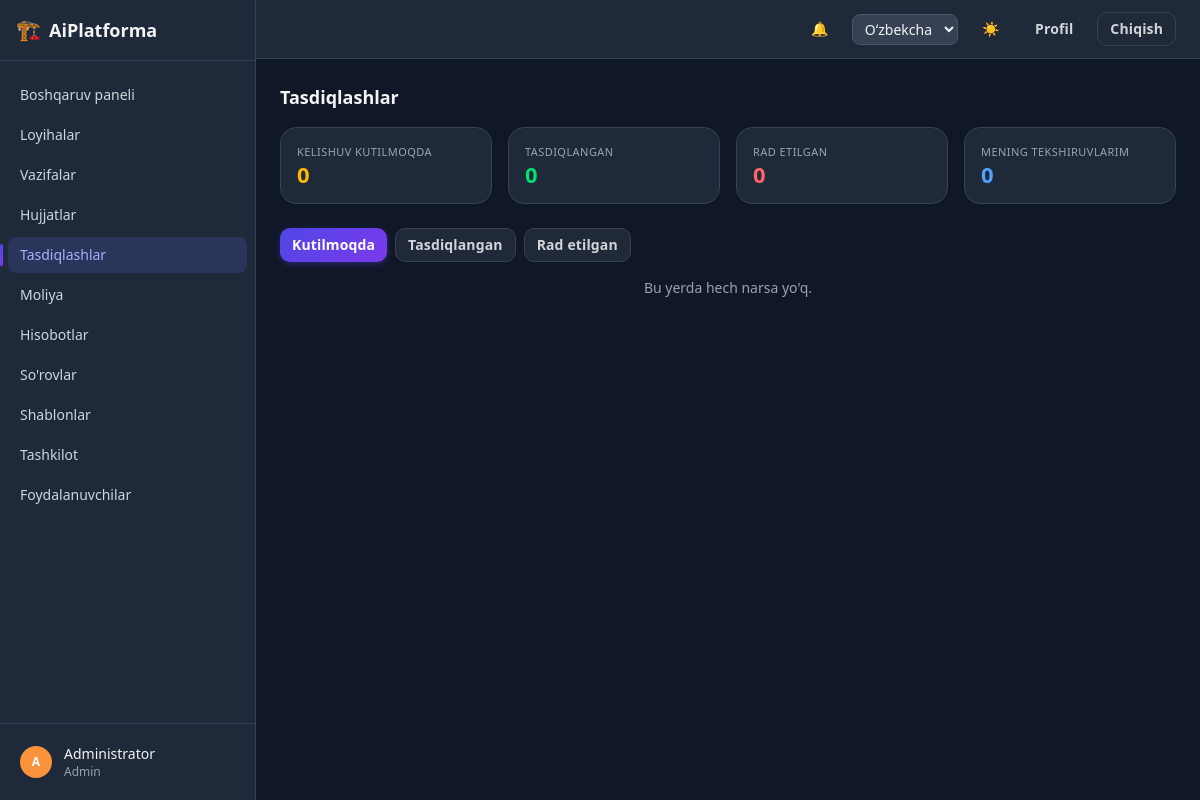
The app's page /documents/approvals/ (signed in), older data.
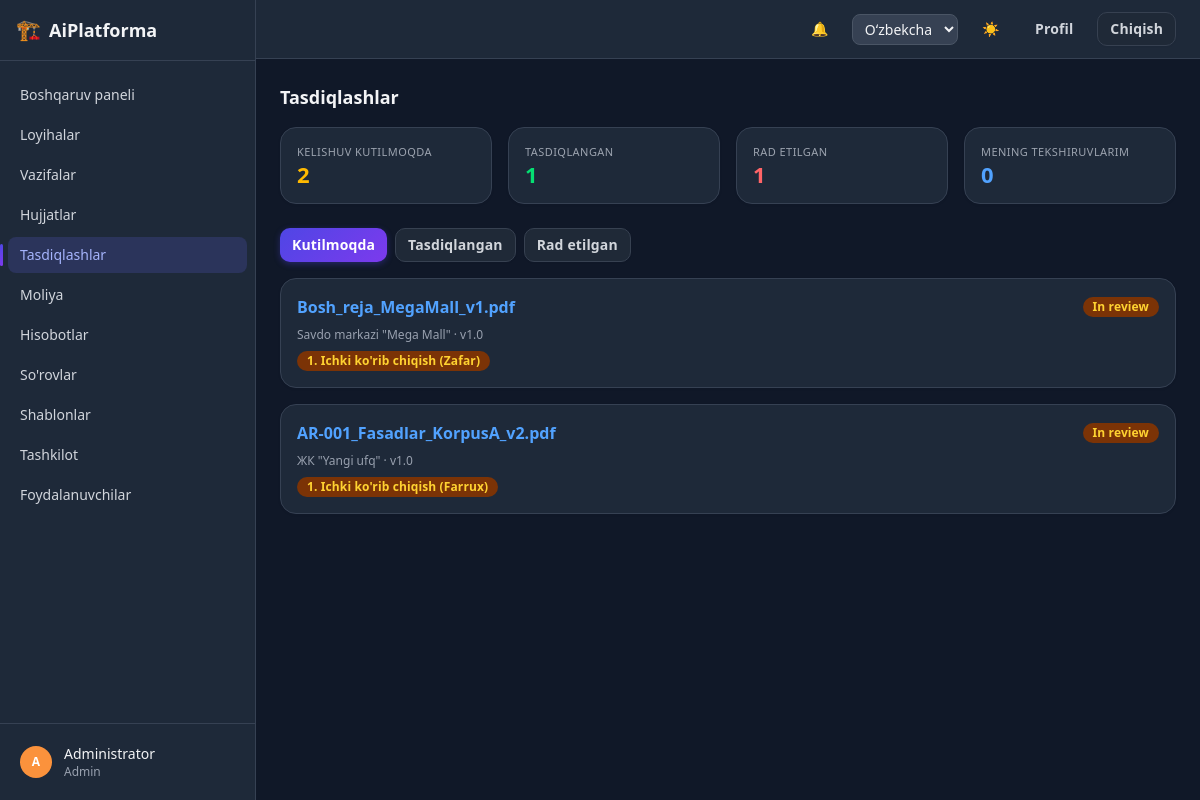
The same page, newer data.
### apps/documents/models.py (models this page shows, shortened)
class Document(models.Model):
    id = models.UUIDField(primary_key=True, default=uuid.uuid4, editable=False)
    name = models.CharField(max_length=255)
    doc_type = models.CharField(max_length=50, blank=True, null=True)
    project = models.ForeignKey("projects.Project", on_delete=models.CASCADE, related_name="documents")
    section = models.ForeignKey(
        "projects.Section", on_delete=models.SET_NULL, null=True, blank=True, related_name="documents"
    )
    uploaded_by = models.ForeignKey(
        settings.AUTH_USER_MODEL, on_delete=models.PROTECT, related_name="uploaded_documents"
    )
    version = models.CharField(max_length=20, default="1.0")
    status = models.CharField(max_length=20, choices=DocumentStatus.choices, default=DocumentStatus.DRAFT)
    file = models.FileField(upload_to="documents/%Y/%m/", blank=True, null=True)
    file_size = models.PositiveIntegerField(default=0)
    mime_type = models.CharField(max_length=100, blank=True, null=True)
    deadline = models.DateField(blank=True, null=True)
    created_at = models.DateTimeField(auto_now_add=True)
    updated_at = models.DateTimeField(auto_now=True)
    class Meta:
        ordering = ["-created_at"]

class ApprovalStage(models.Model):
    id = models.UUIDField(primary_key=True, default=uuid.uuid4, editable=False)
    document = models.ForeignKey(Document, on_delete=models.CASCADE, related_name="approval_stages")
    stage_order = models.PositiveIntegerField()
    stage_name = models.CharField(max_length=100)
    reviewer = models.ForeignKey(
        settings.AUTH_USER_MODEL, on_delete=models.PROTECT, related_name="approval_stages"
    )
    status = models.CharField(max_length=20, choices=ApprovalStatus.choices, default=ApprovalStatus.PENDING)
    comment = models.CharField(max_length=1000, blank=True, null=True)
    reviewed_at = models.DateTimeField(blank=True, null=True)
    created_at = models.DateTimeField(auto_now_add=True)
    class Meta:
        ordering = ["stage_order"]

### apps/projects/models.py (models this page shows, shortened)
class Project(models.Model):
    class Stage(models.TextChoices):
        CONCEPT = "concept", _("Concept")
        PRELIMINARY = "preliminary", _("Preliminary design")
        WORKING_DOCS = "working_docs", _("Working documentation")
        EXPERTISE = "expertise", _("Expertise")
        CONSTRUCTION = "construction", _("Construction")
    class Status(models.TextChoices):
        ACTIVE = "active", _("Active")
        ON_HOLD = "on_hold", _("On hold")
        COMPLETED = "completed", _("Completed")
        CANCELLED = "cancelled", _("Cancelled")
    id = models.UUIDField(primary_key=True, default=uuid.uuid4, editable=False)
    name = models.CharField(max_length=255)
    description = models.CharField(max_length=2000, blank=True, null=True)
    client_name = models.CharField(max_length=255, blank=True, null=True)
    client_contact = models.CharField(max_length=255, blank=True, null=True)
    address = models.CharField(max_length=500, blank=True, null=True)
    stage = models.CharField(max_length=20, choices=Stage.choices, default=Stage.CONCEPT)
    status = models.CharField(max_length=20, choices=Status.choices, default=Status.ACTIVE)
    start_date = models.DateField(blank=True, null=True)
    deadline = models.DateField(blank=True, null=True)
    budget = models.FloatField(default=0)
    paid_amount = models.FloatField(default=0)
    created_by = models.ForeignKey(
        settings.AUTH_USER_MODEL, on_delete=models.PROTECT, related_name="created_projects"
    )
    created_at = models.DateTimeField(auto_now_add=True)
    updated_at = models.DateTimeField(auto_now=True)
    class Meta:
        ordering = ["-created_at"]

### apps/accounts/models.py (models this page shows, shortened)
class User(AbstractBaseUser, PermissionsMixin):
    class Role(models.TextChoices):
        ADMIN = "admin", _("Admin")
        MANAGER = "manager", _("Manager")
        GIP = "gip", _("GIP")
        GIP_ASSISTANT = "gip_assistant", _("GIP assistant")
        DESIGNER = "designer", _("Designer")
        REVIEWER = "reviewer", _("Reviewer")
        CLIENT = "client", _("Client")
    id = models.UUIDField(primary_key=True, default=uuid.uuid4, editable=False)
    email = models.EmailField(unique=True)
    full_name = models.CharField(max_length=255)
    role = models.CharField(max_length=20, choices=Role.choices, default=Role.DESIGNER)
    department = models.CharField(max_length=255, blank=True, null=True)
    phone = models.CharField(max_length=50, blank=True, null=True)
    avatar = models.ImageField(upload_to="avatars/", blank=True, null=True)
    telegram_chat_id = models.CharField(max_length=64, blank=True, null=True)
    is_active = models.BooleanField(default=True)
    is_staff = models.BooleanField(default=False)
    is_verified = models.BooleanField(default=False)
    totp_secret = models.CharField(max_length=64, blank=True, null=True)
    two_factor_enabled = models.BooleanField(default=False)
    created_at = models.DateTimeField(auto_now_add=True)
    updated_at = models.DateTimeField(auto_now=True)
    objects = UserManager()
    USERNAME_FIELD = "email"
    REQUIRED_FIELDS = ["full_name"]
    class Meta:
        ordering = ["full_name"]
    def get_short_name(self):
        return self.full_name.split()[0] if self.full_name else self.email

### apps/documents/views.py (the view)
# urls.py: path("approvals/", views.approvals_list, name="approvals"),
@login_required
def approvals_list(request):
    tab = request.GET.get("tab", "pending")
    base = _visible_documents(request.user)
    if tab == "approved":
        documents = base.filter(status=DocumentStatus.APPROVED)
    elif tab == "rejected":
        documents = base.filter(status=DocumentStatus.REJECTED)
    else:
        documents = base.filter(status=DocumentStatus.REVIEW)
    stat_cards = [
        {"label": _("Awaiting approval"), "value": base.filter(status=DocumentStatus.REVIEW).count(),
         "color": "text-amber-600 dark:text-amber-400"},
        {"label": _("Approved"), "value": base.filter(status=DocumentStatus.APPROVED).count(),
         "color": "text-green-600 dark:text-green-400"},
        {"label": _("Rejected"), "value": base.filter(status=DocumentStatus.REJECTED).count(),
         "color": "text-red-600 dark:text-red-400"},
        {"label": _("My pending reviews"), "value": ApprovalStage.objects.filter(
            reviewer=request.user, status=ApprovalStatus.PENDING,
            document__in=base).count(),
         "color": "text-blue-600 dark:text-blue-400"},
    ]
    return render(request, "documents/approvals_list.html", {
        "documents": documents.prefetch_related("approval_stages__reviewer"),
        "tab": tab,
        "stat_cards": stat_cards,
    })

### apps/core/context_processors.py (called while the page is built)
def dark_mode(request):
    return {"dark_mode": getattr(request, "dark_mode", True)}

### apps/core/templatetags/core_extras.py (called while the page is built)
@register.filter
def initials(name):
    if not name:
        return "?"
    parts = str(name).split()
    letters = "".join(p[0] for p in parts[:2] if p)
    return letters.upper() or "?"

@register.filter
def avatar_color(name):
    if not name:
        return _AVATAR_PALETTE[0]
    total = sum(ord(ch) for ch in str(name))
    return _AVATAR_PALETTE[total % len(_AVATAR_PALETTE)]

### apps/documents/templatetags/document_extras.py (called while the page is built)
@register.filter
def document_status_badge(status):
    return _BADGE_CLASSES[_STATUS_VARIANT.get(status, "default")]

@register.filter
def approval_status_badge(status):
    return _BADGE_CLASSES[_APPROVAL_VARIANT.get(status, "default")]

### apps/documents/views.py (called while the page is built)
def _visible_documents(user):
    return Document.objects.filter(project__in=visible_projects_for(user)).select_related("project", "uploaded_by")

### apps/projects/permissions.py (called while the page is built)
def visible_projects_for(user):
    from .models import Project
    if user.is_superuser or user.role in (User.Role.ADMIN, User.Role.MANAGER):
        return Project.objects.all()
    return Project.objects.filter(
        Q(members__user=user)
        & (Q(members__expires_at__isnull=True) | Q(members__expires_at__gt=timezone.now()))
    ).distinct()

### templates/documents/approvals_list.html (shortened to what this page needs)
{% extends "base.html" %}
{% load i18n core_extras document_extras %}
{% block page_title %}{% trans "Approvals" %}{% endblock %}
{% block content %}
{% include "partials/stat_cards.html" %}
<div class="mb-4 flex gap-2">
  <a href="?tab=pending" class="btn btn-sm {% if tab == 'pending' %}btn-primary{% else %}btn-secondary{% endif %}">{% trans "Pending" %}</a>
  <a href="?tab=approved" class="btn btn-sm {% if tab == 'approved' %}btn-primary{% else %}btn-secondary{% endif %}">{% trans "Approved" %}</a>
  <a href="?tab=rejected" class="btn btn-sm {% if tab == 'rejected' %}btn-primary{% else %}btn-secondary{% endif %}">{% trans "Rejected" %}</a>
</div>
<div class="space-y-4">
  {% for document in documents %}
    <div class="card p-4">
      <div class="mb-2 flex items-center justify-between">
        <a href="{% url 'documents:detail' document.pk %}" class="font-semibold text-blue-600 hover:underline dark:text-blue-400">{{ document.name }}</a>
        <span class="{{ document.status|document_status_badge }}">{{ document.get_status_display }}</span>
      </div>
      <p class="mb-2 text-xs text-gray-500 dark:text-gray-400">{{ document.project.name }} · v{{ document.version }}</p>
      <div class="flex flex-wrap gap-2 text-xs">
        {% for stage in document.approval_stages.all %}
          <span class="{{ stage.status|approval_status_badge }}">
            {{ stage.stage_order }}. {{ stage.stage_name }} ({{ stage.reviewer.get_short_name }})
          </span>
        {% endfor %}
      </div>
    </div>
  {% empty %}
    <p class="text-center text-sm text-gray-500 dark:text-gray-400">{% trans "Nothing here." %}</p>
  {% endfor %}
</div>
{% endblock %}

Row changes from the older to the newer data that the page shows:
added Document: name "Bosh_reja_MegaMall_v1.pdf", status "In review", project.name "Savdo markazi \"Mega Mall\"", version "1.0"
added ApprovalStage: stage_order "1", stage_name "Ichki ko'rib chiqish", reviewer.get_short_name "Zafar", shown under "Bosh_reja_MegaMall_v1.pdf"
added Document: name "AR-001_Fasadlar_KorpusA_v2.pdf", status "In review", project.name "ЖК \"Yangi ufq\"", version "1.0"
added ApprovalStage: stage_order "1", stage_name "Ichki ko'rib chiqish", reviewer.get_short_name "Farrux", shown under "AR-001_Fasadlar_KorpusA_v2.pdf"
Text that changed along with them:
new list line: "KELISHUV KUTILMOQDA 2"
new list line: "TASDIQLANGAN 1"
new list line: "RAD ETILGAN 1"
list line gone: "KELISHUV KUTILMOQDA 0"
list line gone: "TASDIQLANGAN 0"
list line gone: "RAD ETILGAN 0"
text no longer shown: "Bu yerda hech narsa yo'q."
